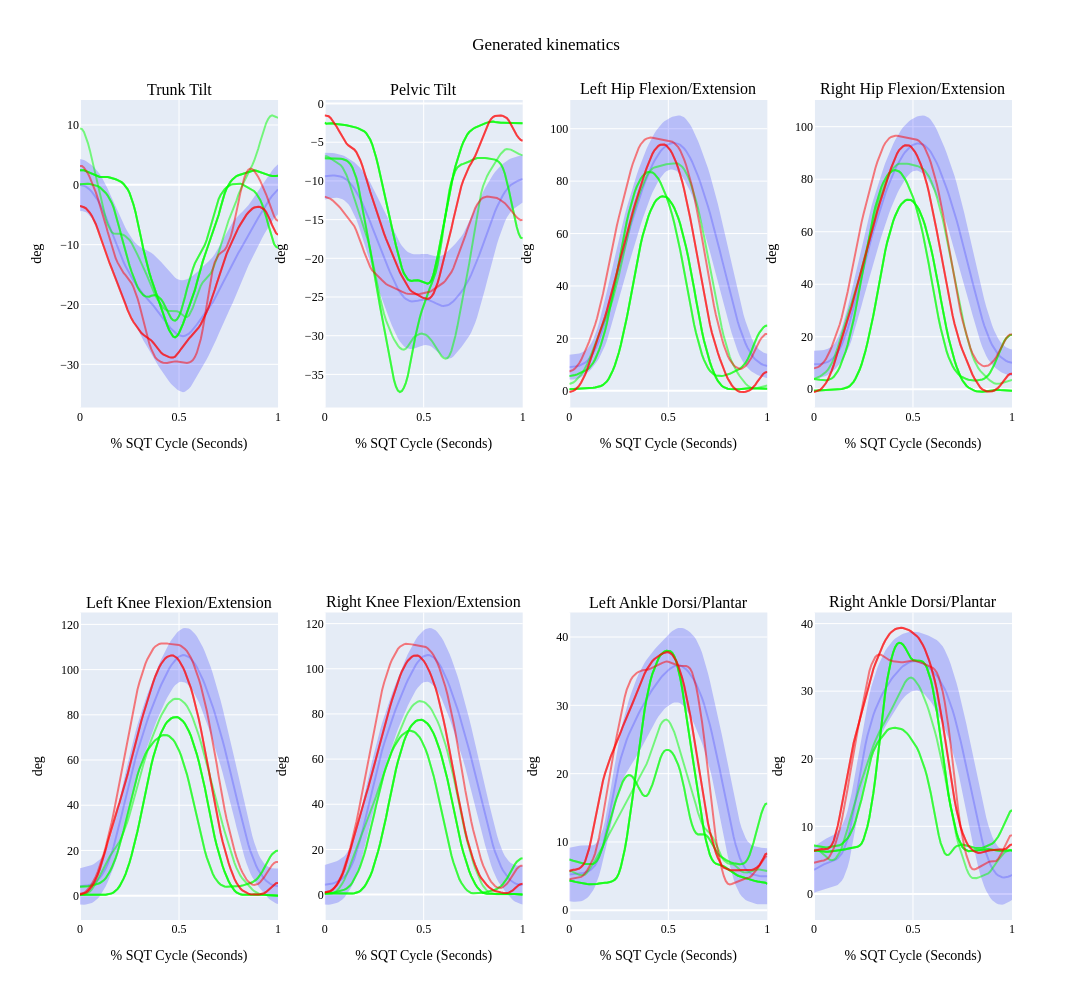

The cell this chart's notebook holds for it:
### Code cell
def plot_generated_data(headers,plot_data_mean,plot_data_std,surrogates=[],title_text="Plot Data",data_type="kinematics",num_cols=4, visualize=False): 
    
    # assert plot_data.shape[-1] == 101, "Length of data should be 101"
    num_rows = int(np.ceil(len(headers)/num_cols))

    if data_type == 'kinematics':
        fig = make_subplots(rows=num_rows, cols=num_cols, subplot_titles=[ plot_names_mapping[header] + ( ' moments' if data_type == 'kinetics' else '' )  for header in headers]) 
    else: 
        raise ValueError("Invalid data type. Should be either kinematics or kinetics or muscle_activations")

    # Colors for left and right sides
    colors = {'simulation': 'rgba(0, 0, 255, 0.2)'} # Green

    for generated_data_name in generated_data:
        if 'low' in generated_data_name.lower():
            colors[generated_data_name] = 'rgba(0, 255, 0, 0.5)'   # green
        elif 'high' in generated_data_name.lower():
            colors[generated_data_name] = 'rgba(255, 0, 0, 0.5)'   # red
            

    # Create each subplot
    for i, header in enumerate(headers):
        row = i // num_cols + 1
        col = i % num_cols + 1
        
        if i >= len(headers): 
            break
        
        if data_type == 'kinematics' or data_type == 'kinetics':
            title = plot_names_mapping[header]
        else:
            raise ValueError("Invalid data type. Should be either kinematics or kinetics or muscle_activations")

        # Plot every kinematics data

        if data_type == 'kinematics' or data_type == 'kinetics' or 'muscle_activations' in data_type:
            x = np.linspace(0,1,num=plot_data_mean[i].shape[-1])
            fig.add_trace(go.Scatter(
                x=x, 
                y=plot_data_mean[i], 
                showlegend=False, 
                name=f'{title}', 
                line=dict(color=colors['simulation'])), 
                row=row, col=col)
            
            fig.add_trace(go.Scatter
                            (x=list(x) + list(x)[::-1], 
                            y=list(plot_data_mean[i] + np.array(plot_data_std[i])) + list(np.array(plot_data_mean[i]) - np.array(plot_data_std[i]))[::-1] ,
                            mode='lines', line=dict(width=0), name=f'{title} Bounds', showlegend=False, fill='toself',hoverinfo="skip", fillcolor=colors['simulation'],  ),
                            row=row, col=col)
            
            
            for generated_data_name in generated_data:
                for generated_data_ind, generated_data_trial in enumerate(generated_data[generated_data_name]):
                    # if (generated_data_ind  < 10 and 'low' in generated_data_name.lower()) or (generated_data_ind > 10 and 'high' in generated_data_name.lower()): 
                        # Knee
                        # if 'low' in generated_data_name.lower() and generated_data_ind in [0,3,4,5]:
                        #     continue   
                            
                        # if 'high' in generated_data_name.lower() and generated_data_ind in [14,15,13,18,16,19]:
                        #     continue                       
                        
                    if (generated_data_ind  < 10 and 'low' in generated_data_name.lower()) or (generated_data_ind > 10 and 'high' in generated_data_name.lower()): 
                        # Knee
                        if 'low' in generated_data_name.lower() and generated_data_ind in [0,3,4,5]:
                            continue   
                            
                        if 'high' in generated_data_name.lower() and generated_data_ind in [18,16,19]:
                            continue                       
                    
                    
                    # if (generated_data_ind  < 10 and 'low' in generated_data_name.lower()) or generated_data_ind > 10 and 'high' in generated_data_name.lower(): 
                        # Pelvis
                        # if 'low' in generated_data_name.lower() and generated_data_ind in [0]:
                        #     continue   
                            
                        # if 'high' in generated_data_name.lower() and generated_data_ind in [12,13,18,15,16,17]:
                        #     continue   
                            
                            
                        x = np.linspace(0,1,num=generated_data_trial.shape[0])
                        fig.add_trace(go.Scatter(
                            x=x, 
                            y=generated_data_trial[:,i], 
                            showlegend=False, 
                            name=f'{generated_data_ind}', 
                            line=dict(color=colors[generated_data_name])), 
                            row=row, col=col)

        # Update y-axis label
        if data_type == 'kinematics':
            fig.update_yaxes(title_text='deg', row=row, col=col)
        fig.update_xaxes(title_text='% SQT Cycle (Seconds)', row=row, col=col)

    # Update layout
    # plot_height = 1800 if 'muscle_activations' in data_type else 1000
    fig.update_layout(height=1000, width=2000,
                        showlegend=True,  title_x=0.5,
                        title_text=title_text,
                        font_family="Times New Roman",
                        font_color="black",
                        title_font_family="Times New Roman",
                        title_font_color="black")

    # Show the figure
    if visualize:
        fig.show()
    
    return fig

for k in aggregate_data:
    if k == 'kinematics':
        fig = plot_generated_data(plot_headers, aggregate_data[k]['mean'],aggregate_data[k]['std'], generated_data,  f"Generated {k}",data_type=k)
        plotly.io.write_image(fig, os.path.join(pdf_dir, f'all_subject-{k}-{"test" if isMCS else "train"}.pdf'), format='pdf')
        fig.show()
